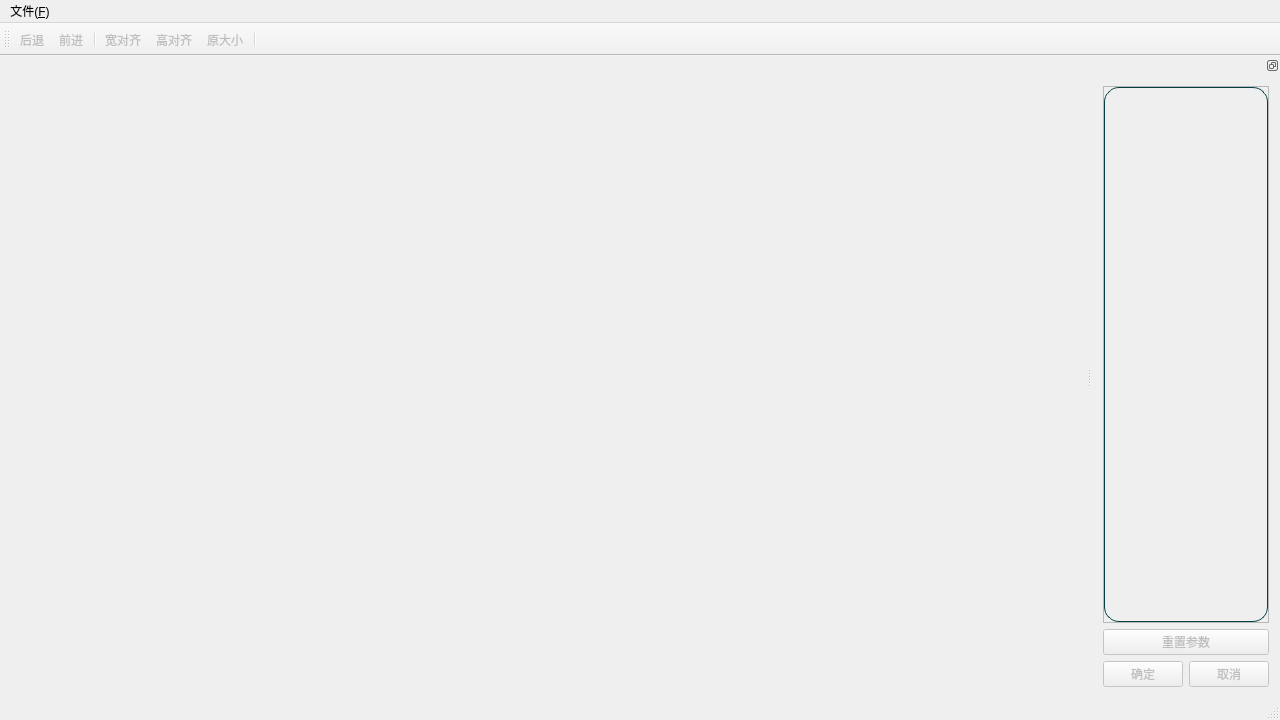
<?xml version="1.0" encoding="UTF-8"?>
<ui version="4.0">
 <class>MainWindowClass</class>
 <widget class="QMainWindow" name="MainWindowClass">
  <property name="geometry">
   <rect>
    <x>0</x>
    <y>0</y>
    <width>1280</width>
    <height>720</height>
   </rect>
  </property>
  <property name="contextMenuPolicy">
   <enum>Qt::ContextMenuPolicy::CustomContextMenu</enum>
  </property>
  <property name="windowTitle">
   <string>MainWindow</string>
  </property>
  <property name="styleSheet">
   <string notr="true">font: 12pt &quot;MV Boli&quot;;</string>
  </property>
  <widget class="QWidget" name="centralWidget">
   <widget class="TNotOpenWidget" name="notOpenWidget" native="true">
    <property name="geometry">
     <rect>
      <x>200</x>
      <y>120</y>
      <width>120</width>
      <height>80</height>
     </rect>
    </property>
   </widget>
  </widget>
  <widget class="QMenuBar" name="menuBar">
   <property name="geometry">
    <rect>
     <x>0</x>
     <y>0</y>
     <width>1280</width>
     <height>33</height>
    </rect>
   </property>
   <widget class="QMenu" name="menuFile">
    <property name="title">
     <string>文件(&amp;F)</string>
    </property>
    <addaction name="openPicture"/>
    <addaction name="savePicture"/>
    <addaction name="saveAsPicture"/>
   </widget>
   <addaction name="menuFile"/>
  </widget>
  <widget class="QStatusBar" name="statusBar"/>
  <widget class="QDockWidget" name="dockWidget">
   <property name="features">
    <set>QDockWidget::DockWidgetFeature::DockWidgetFloatable|QDockWidget::DockWidgetFeature::DockWidgetMovable</set>
   </property>
   <property name="allowedAreas">
    <set>Qt::DockWidgetArea::LeftDockWidgetArea|Qt::DockWidgetArea::RightDockWidgetArea</set>
   </property>
   <attribute name="dockWidgetArea">
    <number>2</number>
   </attribute>
   <widget class="QWidget" name="dockWidgetContents">
    <layout class="QGridLayout" name="gridLayout_2" columnstretch="1,0">
     <property name="horizontalSpacing">
      <number>0</number>
     </property>
     <item row="1" column="1">
      <layout class="QGridLayout" name="gridLayout">
       <item row="1" column="0">
        <widget class="QPushButton" name="okButton">
         <property name="enabled">
          <bool>false</bool>
         </property>
         <property name="text">
          <string>确定</string>
         </property>
        </widget>
       </item>
       <item row="1" column="1">
        <widget class="QPushButton" name="cancelButton">
         <property name="enabled">
          <bool>false</bool>
         </property>
         <property name="text">
          <string>取消</string>
         </property>
        </widget>
       </item>
       <item row="0" column="0" colspan="2">
        <widget class="QPushButton" name="resetButton">
         <property name="enabled">
          <bool>false</bool>
         </property>
         <property name="text">
          <string>重置参数</string>
         </property>
        </widget>
       </item>
      </layout>
     </item>
     <item row="0" column="0" colspan="2">
      <widget class="QScrollArea" name="centralScrollArea">
       <property name="styleSheet">
        <string notr="true"/>
       </property>
       <property name="horizontalScrollBarPolicy">
        <enum>Qt::ScrollBarPolicy::ScrollBarAlwaysOff</enum>
       </property>
       <property name="widgetResizable">
        <bool>true</bool>
       </property>
       <property name="alignment">
        <set>Qt::AlignmentFlag::AlignCenter</set>
       </property>
       <widget class="QWidget" name="scrollAreaWidgetContents">
        <property name="geometry">
         <rect>
          <x>0</x>
          <y>0</y>
          <width>156</width>
          <height>486</height>
         </rect>
        </property>
        <property name="styleSheet">
         <string notr="true">#scrollAreaWidgetContents {
	border: 1px solid rgb(0, 64, 64);
	border-radius: 15px;;
}</string>
        </property>
        <layout class="QVBoxLayout" name="verticalLayout">
         <property name="spacing">
          <number>0</number>
         </property>
        </layout>
       </widget>
      </widget>
     </item>
    </layout>
   </widget>
  </widget>
  <widget class="QToolBar" name="mainToolBar">
   <property name="enabled">
    <bool>false</bool>
   </property>
   <property name="windowTitle">
    <string>toolBar</string>
   </property>
   <property name="allowedAreas">
    <set>Qt::ToolBarArea::BottomToolBarArea|Qt::ToolBarArea::TopToolBarArea</set>
   </property>
   <attribute name="toolBarArea">
    <enum>TopToolBarArea</enum>
   </attribute>
   <attribute name="toolBarBreak">
    <bool>false</bool>
   </attribute>
   <addaction name="fallback"/>
   <addaction name="forward"/>
   <addaction name="separator"/>
   <addaction name="widthAlignment"/>
   <addaction name="heightAlignment"/>
   <addaction name="resizeAlignment"/>
   <addaction name="separator"/>
  </widget>
  <action name="openPicture">
   <property name="text">
    <string>打开(&amp;O)</string>
   </property>
   <property name="toolTip">
    <string>打开图片</string>
   </property>
   <property name="shortcut">
    <string>Ctrl+O</string>
   </property>
  </action>
  <action name="savePicture">
   <property name="text">
    <string>保存(&amp;S)</string>
   </property>
   <property name="toolTip">
    <string>保存图片</string>
   </property>
   <property name="shortcut">
    <string>Ctrl+S</string>
   </property>
   <property name="menuRole">
    <enum>QAction::MenuRole::NoRole</enum>
   </property>
  </action>
  <action name="saveAsPicture">
   <property name="text">
    <string>另存为(&amp;A)</string>
   </property>
   <property name="toolTip">
    <string>另存为图片</string>
   </property>
   <property name="shortcut">
    <string>Ctrl+Shift+S</string>
   </property>
   <property name="menuRole">
    <enum>QAction::MenuRole::NoRole</enum>
   </property>
  </action>
  <action name="widthAlignment">
   <property name="icon">
    <iconset resource="mainwindow.qrc">
     <normaloff>:/MainWindow/images/icons/MaterialSymbolsFitPageWidthOutlineRounded.svg</normaloff>:/MainWindow/images/icons/MaterialSymbolsFitPageWidthOutlineRounded.svg</iconset>
   </property>
   <property name="text">
    <string>宽对齐</string>
   </property>
   <property name="toolTip">
    <string>对齐宽度</string>
   </property>
   <property name="menuRole">
    <enum>QAction::MenuRole::NoRole</enum>
   </property>
  </action>
  <action name="heightAlignment">
   <property name="icon">
    <iconset resource="mainwindow.qrc">
     <normaloff>:/MainWindow/images/icons/MaterialSymbolsFitPageHeightOutlineRounded.svg</normaloff>:/MainWindow/images/icons/MaterialSymbolsFitPageHeightOutlineRounded.svg</iconset>
   </property>
   <property name="text">
    <string>高对齐</string>
   </property>
   <property name="toolTip">
    <string>对齐高度</string>
   </property>
   <property name="menuRole">
    <enum>QAction::MenuRole::NoRole</enum>
   </property>
  </action>
  <action name="resizeAlignment">
   <property name="enabled">
    <bool>false</bool>
   </property>
   <property name="icon">
    <iconset resource="mainwindow.qrc">
     <normaloff>:/MainWindow/images/icons/GardenOriginalSizeFill16.svg</normaloff>:/MainWindow/images/icons/GardenOriginalSizeFill16.svg</iconset>
   </property>
   <property name="text">
    <string>原大小</string>
   </property>
   <property name="toolTip">
    <string>对齐原大小</string>
   </property>
   <property name="menuRole">
    <enum>QAction::MenuRole::NoRole</enum>
   </property>
  </action>
  <action name="fallback">
   <property name="icon">
    <iconset resource="mainwindow.qrc">
     <normaloff>:/MainWindow/images/icons/SolarMultipleForwardLeftBroken.svg</normaloff>:/MainWindow/images/icons/SolarMultipleForwardLeftBroken.svg</iconset>
   </property>
   <property name="text">
    <string>后退</string>
   </property>
   <property name="toolTip">
    <string>向后退一步</string>
   </property>
   <property name="shortcut">
    <string>Alt+Left</string>
   </property>
   <property name="menuRole">
    <enum>QAction::MenuRole::NoRole</enum>
   </property>
  </action>
  <action name="forward">
   <property name="icon">
    <iconset resource="mainwindow.qrc">
     <normaloff>:/MainWindow/images/icons/SolarMultipleForwardRightBroken.svg</normaloff>:/MainWindow/images/icons/SolarMultipleForwardRightBroken.svg</iconset>
   </property>
   <property name="text">
    <string>前进</string>
   </property>
   <property name="toolTip">
    <string>向前进一步</string>
   </property>
   <property name="shortcut">
    <string>Alt+Right</string>
   </property>
   <property name="menuRole">
    <enum>QAction::MenuRole::NoRole</enum>
   </property>
  </action>
  <action name="closeImage">
   <property name="icon">
    <iconset resource="mainwindow.qrc">
     <normaloff>:/MainWindow/images/icons/MaterialSymbolsCloseRounded.svg</normaloff>:/MainWindow/images/icons/MaterialSymbolsCloseRounded.svg</iconset>
   </property>
   <property name="text">
    <string>关闭图片</string>
   </property>
   <property name="shortcut">
    <string>Ctrl+F4</string>
   </property>
   <property name="menuRole">
    <enum>QAction::MenuRole::NoRole</enum>
   </property>
  </action>
  <action name="toolBarAction">
   <property name="checkable">
    <bool>true</bool>
   </property>
   <property name="checked">
    <bool>true</bool>
   </property>
   <property name="text">
    <string>工具栏</string>
   </property>
  </action>
  <action name="parameterAction">
   <property name="checkable">
    <bool>true</bool>
   </property>
   <property name="checked">
    <bool>true</bool>
   </property>
   <property name="text">
    <string>参数窗口</string>
   </property>
  </action>
 </widget>
 <layoutdefault spacing="6" margin="11"/>
 <customwidgets>
  <customwidget>
   <class>TNotOpenWidget</class>
   <extends>QWidget</extends>
   <header>tnotopenwidget.h</header>
   <container>1</container>
  </customwidget>
 </customwidgets>
 <resources>
  <include location="mainwindow.qrc"/>
 </resources>
 <connections/>
</ui>
